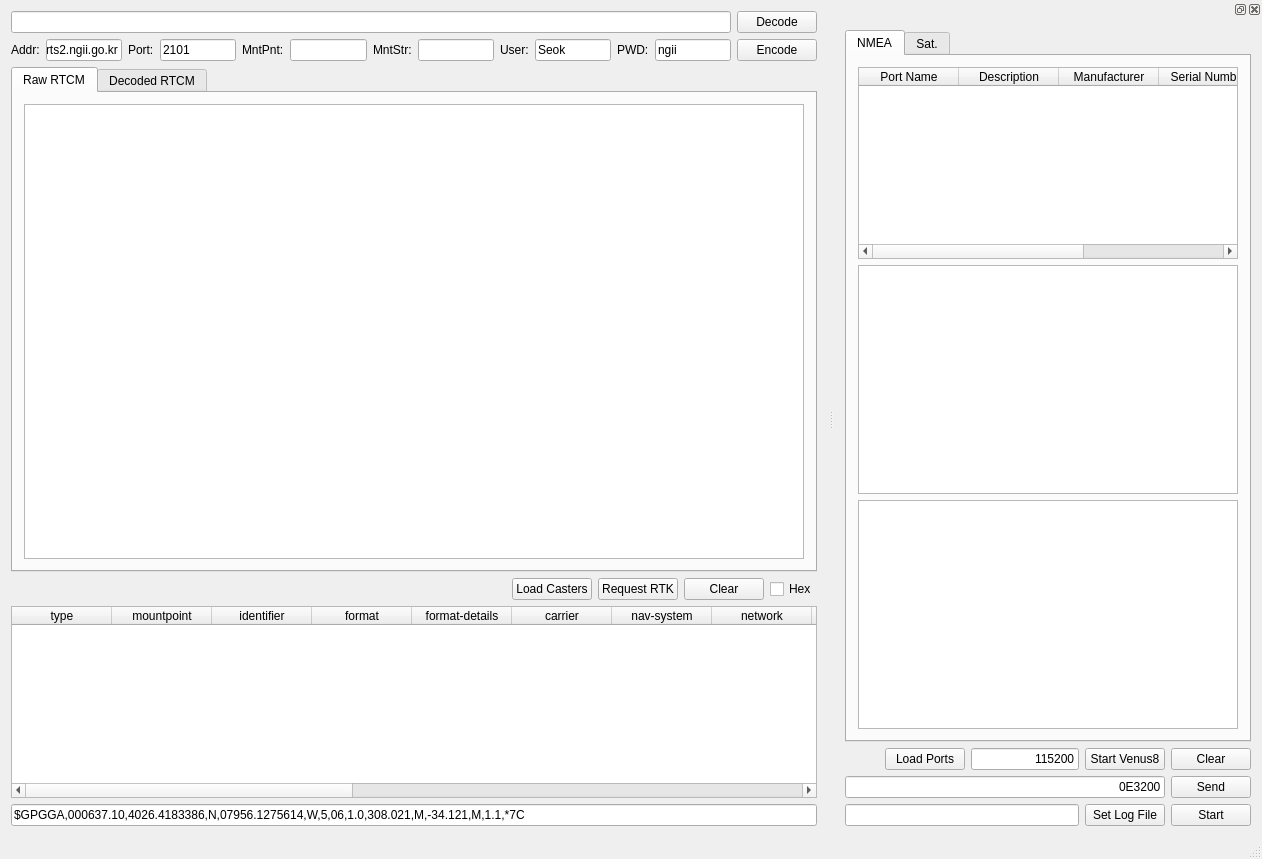
<?xml version="1.0" encoding="UTF-8"?>
<ui version="4.0">
 <class>MainWindow</class>
 <widget class="QMainWindow" name="MainWindow">
  <property name="geometry">
   <rect>
    <x>0</x>
    <y>0</y>
    <width>1262</width>
    <height>859</height>
   </rect>
  </property>
  <property name="windowTitle">
   <string>MainWindow</string>
  </property>
  <widget class="QWidget" name="centralWidget">
   <layout class="QVBoxLayout" name="verticalLayout_2">
    <item>
     <layout class="QVBoxLayout" name="verticalLayout_5">
      <item>
       <layout class="QVBoxLayout" name="verticalLayout">
        <item>
         <layout class="QHBoxLayout" name="horizontalLayout">
          <item>
           <widget class="QLineEdit" name="ntripaddr">
            <property name="text">
             <string/>
            </property>
           </widget>
          </item>
          <item>
           <widget class="QPushButton" name="decode">
            <property name="text">
             <string>Decode</string>
            </property>
           </widget>
          </item>
         </layout>
        </item>
        <item>
         <layout class="QHBoxLayout" name="horizontalLayout_2">
          <item>
           <widget class="QLabel" name="label">
            <property name="text">
             <string>Addr:</string>
            </property>
           </widget>
          </item>
          <item>
           <widget class="QLineEdit" name="addr">
            <property name="text">
             <string>rts2.ngii.go.kr</string>
            </property>
           </widget>
          </item>
          <item>
           <widget class="QLabel" name="label_2">
            <property name="text">
             <string>Port:</string>
            </property>
           </widget>
          </item>
          <item>
           <widget class="QLineEdit" name="port">
            <property name="text">
             <string>2101</string>
            </property>
           </widget>
          </item>
          <item>
           <widget class="QLabel" name="label_3">
            <property name="text">
             <string>MntPnt:</string>
            </property>
           </widget>
          </item>
          <item>
           <widget class="QLineEdit" name="mntpnt"/>
          </item>
          <item>
           <widget class="QLabel" name="label_4">
            <property name="text">
             <string>MntStr:</string>
            </property>
           </widget>
          </item>
          <item>
           <widget class="QLineEdit" name="mntstr"/>
          </item>
          <item>
           <widget class="QLabel" name="label_5">
            <property name="text">
             <string>User:</string>
            </property>
           </widget>
          </item>
          <item>
           <widget class="QLineEdit" name="user">
            <property name="text">
             <string>Seok</string>
            </property>
           </widget>
          </item>
          <item>
           <widget class="QLabel" name="label_6">
            <property name="text">
             <string>PWD:</string>
            </property>
           </widget>
          </item>
          <item>
           <widget class="QLineEdit" name="pwd">
            <property name="text">
             <string>ngii</string>
            </property>
           </widget>
          </item>
          <item>
           <widget class="QPushButton" name="encode">
            <property name="text">
             <string>Encode</string>
            </property>
           </widget>
          </item>
         </layout>
        </item>
       </layout>
      </item>
      <item>
       <widget class="QTabWidget" name="tabWidget_2">
        <property name="sizePolicy">
         <sizepolicy hsizetype="Expanding" vsizetype="Expanding">
          <horstretch>0</horstretch>
          <verstretch>2</verstretch>
         </sizepolicy>
        </property>
        <property name="currentIndex">
         <number>0</number>
        </property>
        <widget class="QWidget" name="tab_3">
         <attribute name="title">
          <string>Raw RTCM</string>
         </attribute>
         <layout class="QVBoxLayout" name="verticalLayout_10">
          <item>
           <widget class="QTextEdit" name="rawshow"/>
          </item>
         </layout>
        </widget>
        <widget class="QWidget" name="tab_5">
         <attribute name="title">
          <string>Decoded RTCM</string>
         </attribute>
         <layout class="QVBoxLayout" name="verticalLayout_8">
          <item>
           <widget class="QTextEdit" name="rtcminfo"/>
          </item>
         </layout>
        </widget>
       </widget>
      </item>
      <item>
       <layout class="QHBoxLayout" name="horizontalLayout_3"/>
      </item>
      <item>
       <layout class="QHBoxLayout" name="horizontalLayout_4">
        <item>
         <spacer name="horizontalSpacer_2">
          <property name="orientation">
           <enum>Qt::Horizontal</enum>
          </property>
          <property name="sizeHint" stdset="0">
           <size>
            <width>40</width>
            <height>20</height>
           </size>
          </property>
         </spacer>
        </item>
        <item>
         <widget class="QPushButton" name="loadcasters">
          <property name="text">
           <string>Load Casters</string>
          </property>
         </widget>
        </item>
        <item>
         <widget class="QPushButton" name="requestrtk">
          <property name="enabled">
           <bool>true</bool>
          </property>
          <property name="text">
           <string>Request RTK</string>
          </property>
         </widget>
        </item>
        <item>
         <widget class="QPushButton" name="clear">
          <property name="text">
           <string>Clear</string>
          </property>
         </widget>
        </item>
        <item>
         <widget class="QCheckBox" name="hex">
          <property name="text">
           <string>Hex</string>
          </property>
         </widget>
        </item>
       </layout>
      </item>
      <item>
       <widget class="QTableWidget" name="casters">
        <property name="selectionMode">
         <enum>QAbstractItemView::SingleSelection</enum>
        </property>
        <property name="selectionBehavior">
         <enum>QAbstractItemView::SelectRows</enum>
        </property>
        <attribute name="horizontalHeaderCascadingSectionResizes">
         <bool>true</bool>
        </attribute>
        <attribute name="horizontalHeaderStretchLastSection">
         <bool>true</bool>
        </attribute>
        <column>
         <property name="text">
          <string>type</string>
         </property>
        </column>
        <column>
         <property name="text">
          <string>mountpoint</string>
         </property>
        </column>
        <column>
         <property name="text">
          <string>identifier</string>
         </property>
        </column>
        <column>
         <property name="text">
          <string>format</string>
         </property>
        </column>
        <column>
         <property name="text">
          <string>format-details</string>
         </property>
        </column>
        <column>
         <property name="text">
          <string>carrier</string>
         </property>
        </column>
        <column>
         <property name="text">
          <string>nav-system</string>
         </property>
        </column>
        <column>
         <property name="text">
          <string>network</string>
         </property>
        </column>
        <column>
         <property name="text">
          <string>country</string>
         </property>
        </column>
        <column>
         <property name="text">
          <string>latitude</string>
         </property>
        </column>
        <column>
         <property name="text">
          <string>longitude</string>
         </property>
        </column>
        <column>
         <property name="text">
          <string>nmea</string>
         </property>
        </column>
        <column>
         <property name="text">
          <string>solution</string>
         </property>
        </column>
        <column>
         <property name="text">
          <string>generator</string>
         </property>
        </column>
        <column>
         <property name="text">
          <string>compression</string>
         </property>
        </column>
        <column>
         <property name="text">
          <string>authentication</string>
         </property>
        </column>
        <column>
         <property name="text">
          <string>fee</string>
         </property>
        </column>
        <column>
         <property name="text">
          <string>bitrate</string>
         </property>
        </column>
        <column>
         <property name="text">
          <string>misc</string>
         </property>
        </column>
       </widget>
      </item>
      <item>
       <widget class="QLineEdit" name="GPGGA">
        <property name="text">
         <string>$GPGGA,000637.10,4026.4183386,N,07956.1275614,W,5,06,1.0,308.021,M,-34.121,M,1.1,*7C</string>
        </property>
       </widget>
      </item>
     </layout>
    </item>
   </layout>
  </widget>
  <widget class="QDockWidget" name="dockWidget">
   <attribute name="dockWidgetArea">
    <number>2</number>
   </attribute>
   <widget class="QWidget" name="dockWidgetContents">
    <layout class="QVBoxLayout" name="verticalLayout_6">
     <item>
      <layout class="QHBoxLayout" name="horizontalLayout_6">
       <item>
        <widget class="QTabWidget" name="tabWidget">
         <property name="currentIndex">
          <number>0</number>
         </property>
         <widget class="QWidget" name="tab">
          <attribute name="title">
           <string>NMEA</string>
          </attribute>
          <layout class="QVBoxLayout" name="verticalLayout_4">
           <item>
            <layout class="QVBoxLayout" name="verticalLayout_3">
             <item>
              <widget class="QTableWidget" name="portlist">
               <property name="selectionMode">
                <enum>QAbstractItemView::SingleSelection</enum>
               </property>
               <property name="selectionBehavior">
                <enum>QAbstractItemView::SelectRows</enum>
               </property>
               <attribute name="horizontalHeaderCascadingSectionResizes">
                <bool>true</bool>
               </attribute>
               <attribute name="horizontalHeaderStretchLastSection">
                <bool>true</bool>
               </attribute>
               <column>
                <property name="text">
                 <string>Port Name</string>
                </property>
               </column>
               <column>
                <property name="text">
                 <string>Description</string>
                </property>
               </column>
               <column>
                <property name="text">
                 <string>Manufacturer</string>
                </property>
               </column>
               <column>
                <property name="text">
                 <string>Serial Number</string>
                </property>
               </column>
               <column>
                <property name="text">
                 <string>System Location</string>
                </property>
               </column>
              </widget>
             </item>
             <item>
              <widget class="QTextEdit" name="nmea">
               <property name="sizePolicy">
                <sizepolicy hsizetype="Expanding" vsizetype="Expanding">
                 <horstretch>0</horstretch>
                 <verstretch>1</verstretch>
                </sizepolicy>
               </property>
              </widget>
             </item>
             <item>
              <widget class="QTextEdit" name="messageshow">
               <property name="sizePolicy">
                <sizepolicy hsizetype="Expanding" vsizetype="Expanding">
                 <horstretch>0</horstretch>
                 <verstretch>1</verstretch>
                </sizepolicy>
               </property>
              </widget>
             </item>
            </layout>
           </item>
          </layout>
         </widget>
         <widget class="QWidget" name="tab_2">
          <attribute name="title">
           <string>Sat.</string>
          </attribute>
          <layout class="QVBoxLayout" name="verticalLayout_7">
           <item>
            <widget class="QTextEdit" name="parsednmea"/>
           </item>
          </layout>
         </widget>
        </widget>
       </item>
      </layout>
     </item>
     <item>
      <layout class="QHBoxLayout" name="horizontalLayout_5">
       <item>
        <spacer name="horizontalSpacer">
         <property name="orientation">
          <enum>Qt::Horizontal</enum>
         </property>
         <property name="sizeHint" stdset="0">
          <size>
           <width>40</width>
           <height>20</height>
          </size>
         </property>
        </spacer>
       </item>
       <item>
        <widget class="QPushButton" name="loadports">
         <property name="text">
          <string>Load Ports</string>
         </property>
        </widget>
       </item>
       <item>
        <widget class="QLineEdit" name="baudrate">
         <property name="sizePolicy">
          <sizepolicy hsizetype="Expanding" vsizetype="Fixed">
           <horstretch>0</horstretch>
           <verstretch>0</verstretch>
          </sizepolicy>
         </property>
         <property name="minimumSize">
          <size>
           <width>0</width>
           <height>0</height>
          </size>
         </property>
         <property name="text">
          <string>115200</string>
         </property>
         <property name="alignment">
          <set>Qt::AlignRight|Qt::AlignTrailing|Qt::AlignVCenter</set>
         </property>
        </widget>
       </item>
       <item>
        <widget class="QPushButton" name="startvenus8">
         <property name="text">
          <string>Start Venus8</string>
         </property>
        </widget>
       </item>
       <item>
        <widget class="QPushButton" name="clearnmea">
         <property name="text">
          <string>Clear</string>
         </property>
        </widget>
       </item>
      </layout>
     </item>
     <item>
      <layout class="QHBoxLayout" name="horizontalLayout_7">
       <item>
        <widget class="QLineEdit" name="message">
         <property name="text">
          <string>0E3200</string>
         </property>
         <property name="alignment">
          <set>Qt::AlignRight|Qt::AlignTrailing|Qt::AlignVCenter</set>
         </property>
        </widget>
       </item>
       <item>
        <widget class="QPushButton" name="sendmessage">
         <property name="text">
          <string>Send</string>
         </property>
        </widget>
       </item>
      </layout>
     </item>
     <item>
      <layout class="QHBoxLayout" name="horizontalLayout_8">
       <item>
        <widget class="QLineEdit" name="logfile">
         <property name="readOnly">
          <bool>true</bool>
         </property>
        </widget>
       </item>
       <item>
        <widget class="QPushButton" name="setlogfile">
         <property name="text">
          <string>Set Log File</string>
         </property>
        </widget>
       </item>
       <item>
        <widget class="QPushButton" name="startlog">
         <property name="text">
          <string>Start</string>
         </property>
        </widget>
       </item>
      </layout>
     </item>
    </layout>
   </widget>
  </widget>
  <widget class="QStatusBar" name="statusBar"/>
 </widget>
 <layoutdefault spacing="6" margin="11"/>
 <resources/>
 <connections/>
</ui>
